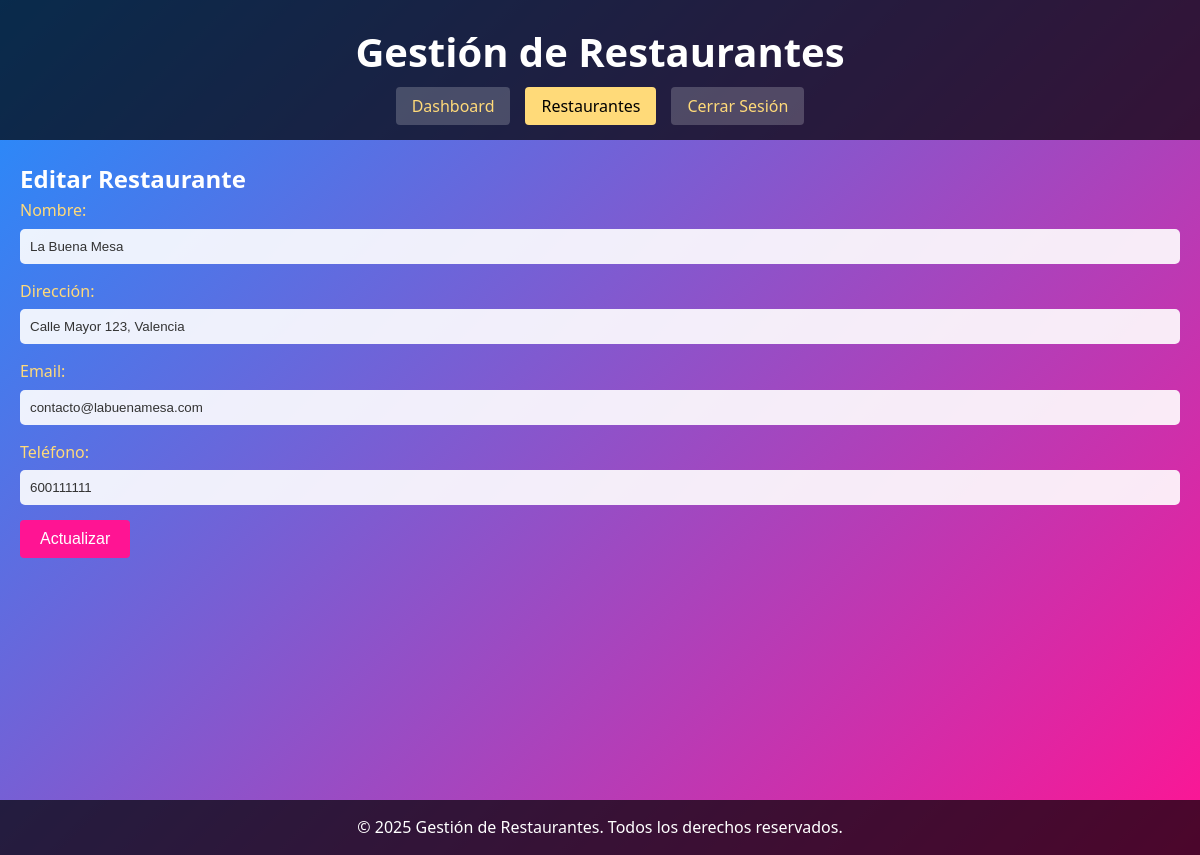
/index.php?page=edit_restaurant&id=1 (signed in), run on the app's committed database.
### tables this page shows
CREATE TABLE "restaurants" (
            id INTEGER PRIMARY KEY AUTOINCREMENT,
            restaurant_name TEXT NOT NULL,
            direction TEXT NOT NULL,
            email TEXT NOT NULL,
            phone TEXT NOT NULL,
            id_reservation INTEGER,
            FOREIGN KEY (id_reservation) REFERENCES reservations(id)
        );

### public/edit_restaurant.php (the view, shortened to what this page needs)
<?php
$db = Database::getInstance()->getConnection();
$id = intval($_GET['id']);
if ($_SERVER['REQUEST_METHOD'] === 'POST') {
    $restaurant_name = trim($_POST['restaurant_name'] ?? '');
    $direction = trim($_POST['direction'] ?? '');
    $email = trim($_POST['email'] ?? '');
    $phone = trim($_POST['phone'] ?? '');
    if (empty($restaurant_name) || empty($direction) || empty($email) || empty($phone)) {
        $error = "Todos los campos son obligatorios.";
    } else {
        $stmt = $db->prepare("UPDATE restaurants SET restaurant_name = :restaurant_name, direction = :direction, email = :email, phone = :phone WHERE id = :id");
        $stmt->execute([
            ':restaurant_name' => $restaurant_name,
            ':direction'       => $direction,
            ':email'           => $email,
            ':phone'           => $phone,
            ':id'              => $id
        ]);
        header("Location: index.php?page=restaurants");
        exit;
    }
} else {
    $stmt = $db->prepare("SELECT * FROM restaurants WHERE id = :id");
    $stmt->execute([':id' => $id]);
    $restaurant = $stmt->fetch(PDO::FETCH_ASSOC);
}
?>
<!DOCTYPE html>
<html lang="es">
<head>
    <link rel="stylesheet" href="css/style.css">
</head>
<body>
   <header>
        <h1><?php echo APP_NAME; ?></h1>
        <nav>
            <ul>
                <li><a href="index.php?page=dashboard">Dashboard</a></li>
                <li><a href="index.php?page=restaurants" class="active">Restaurantes</a></li>
                <li><a href="logout.php">Cerrar Sesión</a></li>
            </ul>
        </nav>
   </header>
   <main>
       <section>
           <h2>Editar Restaurante</h2>
           <form method="post" action="">
               <div class="form-group">
                   <label for="restaurant_name">Nombre:</label>
                   <input type="text" name="restaurant_name" id="restaurant_name" value="<?php echo htmlspecialchars($restaurant['restaurant_name']); ?>" required>
               </div>
               <div class="form-group">
                   <label for="direction">Dirección:</label>
                   <input type="text" name="direction" id="direction" value="<?php echo htmlspecialchars($restaurant['direction']); ?>" required>
               </div>
               <div class="form-group">
                   <label for="email">Email:</label>
                   <input type="email" name="email" id="email" value="<?php echo htmlspecialchars($restaurant['email']); ?>" required>
               </div>
               <div class="form-group">
                   <label for="phone">Teléfono:</label>
                   <input type="text" name="phone" id="phone" value="<?php echo htmlspecialchars($restaurant['phone']); ?>" required>
               </div>
               <div class="form-group">
                   <input type="submit" value="Actualizar">
               </div>
           </form>
       </section>
   </main>
   <footer>
       <p>&copy; <?php echo date("Y"); ?> <?php echo APP_NAME; ?>. Todos los derechos reservados.</p>
   </footer>
</body>
</html>

### public/css/style.css (style rules this page uses)
* { margin: 0; padding: 0; box-sizing: border-box; }
html, body { font-family: 'Segoe UI', Tahoma, Geneva, Verdana, sans-serif; background: linear-gradient(135deg, #1e90ff, #ff1493); color: #fff; line-height: 1.6; }
a { color: #ffda79; text-decoration: none; transition: all 0.3s ease; }
header { background: rgba(0, 0, 0, 0.7); padding: 20px; }
header h1 { font-size: 2.5rem; text-align: center; margin-bottom: 10px; }
nav ul { display: flex; justify-content: center; gap: 15px; list-style: none; }
nav ul li a { padding: 8px 16px; border-radius: 4px; background: rgba(255, 255, 255, 0.2); }
nav ul li a:hover, nav ul li a.active { background: #ffda79; color: #000; }
main { padding: 20px; min-height: calc(100vh - 140px); }
footer { background: rgba(0, 0, 0, 0.7); text-align: center; padding: 15px; position: relative; }
.form-group { margin-bottom: 15px; }
.form-group label { display: block; margin-bottom: 5px; color: #ffda79; }
.form-group input[type="text"], .form-group input[type="email"], .form-group input[type="password"], .form-group textarea, .form-group select { width: 100%; padding: 10px; border: none; border-radius: 5px; background: rgba(255, 255, 255, 0.9); color: #333; }
input[type="submit"], button { background: #ff1493; color: #fff; border: none; padding: 10px 20px; cursor: pointer; border-radius: 4px; font-size: 1rem; transition: all 0.3s ease; }

### data on the page
restaurants: restaurant_name "La Buena Mesa", direction "Calle Mayor 123, Valencia", email "contacto@labuenamesa.com", phone "600111111"

### other printed values
APP_NAME "Gestión de Restaurantes"
